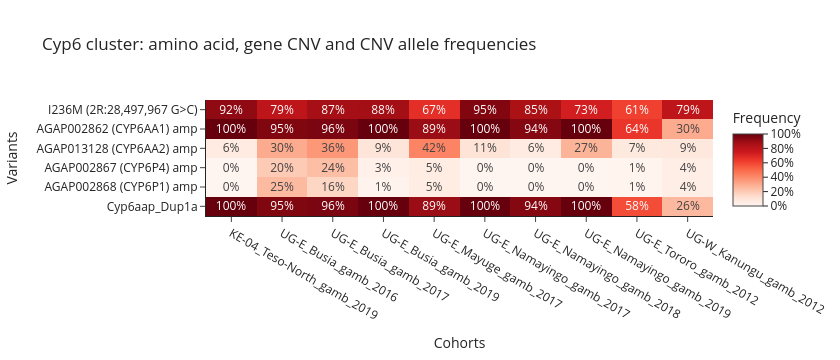

Notebook code for this chart:
### Markdown cell above
Amino acid changes that are close to fixation in every cohort (including Kanungu, far from
Busia) are usually differences between the reference genome (the PEST strain) and East African
*An. gambiae*, not resistance mutations. Look for changes that vary between places or times.

### Combining SNPs and CNVs at the *Cyp6* cluster

At the *Cyp6* cluster, CYP6P4 I236M is part of the East African "triple mutant" together with
`Cyp6aap_Dup1` and a transposon insertion upstream of *Cyp6p4* [2]. Following the pattern from
[PAMCA W7-M1](https://anopheles-genomic-surveillance.github.io/workshop-7/module-1-op-ir.html),
we put SNP and CNV frequencies on one heatmap.

### Code cell
cyp6p4_aa = ag3.aa_allele_frequencies(
    transcript="AGAP002867-RA",  # CYP6P4
    cohorts=COHORTS,
    sample_sets=SAMPLE_SETS,
    sample_query=SAMPLE_QUERY,
).query("max_af > 0.2")

cyp6_combined = pd.concat([cyp6p4_aa, cyp6_cnv.query("max_af > 0.2"), cyp6_alleles.query("max_af > 0.2")])
ag3.plot_frequencies_heatmap(cyp6_combined, title="Cyp6 cluster: amino acid, gene CNV and CNV allele frequencies");

### Figure 1 — Plotly figure (JSON) as saved in the notebook; plotly's stock layout.template omitted (floating-point values rounded to 4 significant figures)
{"data": [{"coloraxis": "coloraxis", "hovertemplate": "x: %{x}<br>label: %{y}<br>color: %{z}<extra></extra>", "name": "0", "texttemplate": "%{z:.0%}", "type": "heatmap", "x": ["KE-04_Teso-North_gamb_2019", "UG-E_Busia_gamb_2016", "UG-E_Busia_gamb_2017", "UG-E_Busia_gamb_2019", "UG-E_Mayuge_gamb_2017", "UG-E_Namayingo_gamb_2017", "UG-E_Namayingo_gamb_2018", "UG-E_Namayingo_gamb_2019", "UG-E_Tororo_gamb_2012", "UG-W_Kanungu_gamb_2012"], "xaxis": "x", "y": ["I236M (2R:28,497,967 G>C)", "AGAP002862 (CYP6AA1) amp", "AGAP013128 (CYP6AA2) amp", "AGAP002867 (CYP6P4) amp", "AGAP002868 (CYP6P1) amp", "Cyp6aap_Dup1a"], "yaxis": "y", "z": [[0.9194, 0.7917, 0.871, 0.8784, 0.6667, 0.9474, 0.8529, 0.7273, 0.6116, 0.7947], [1.0, 0.95, 0.96, 1.0, 0.8947, 1.0, 0.9412, 1.0, 0.6429, 0.2979], [0.05882, 0.3, 0.36, 0.09459, 0.4211, 0.1053, 0.05882, 0.2727, 0.07143, 0.08511], [0.0, 0.2, 0.24, 0.02703, 0.05263, 0.0, 0.0, 0.0, 0.008929, 0.04255], [0.0, 0.25, 0.16, 0.01351, 0.05263, 0.0, 0.0, 0.0, 0.008929, 0.04255], [1.0, 0.95, 0.96, 1.0, 0.8947, 1.0, 0.9412, 1.0, 0.5804, 0.2553]]}], "layout": {"coloraxis": {"cmax": 1, "cmin": 0, "colorbar": {"ticktext": ["0%", "20%", "40%", "60%", "80%", "100%"], "tickvals": [0, 0.2, 0.4, 0.6, 0.8, 1.0], "title": {"text": "Frequency"}}, "colorscale": [[0.0, "rgb(255,245,240)"], [0.125, "rgb(254,224,210)"], [0.25, "rgb(252,187,161)"], [0.375, "rgb(252,146,114)"], [0.5, "rgb(251,106,74)"], [0.625, "rgb(239,59,44)"], [0.75, "rgb(203,24,29)"], [0.875, "rgb(165,15,21)"], [1.0, "rgb(103,0,13)"]]}, "height": 360, "title": {"text": "Cyp6 cluster: amino acid, gene CNV and CNV allele frequencies"}, "width": 840, "xaxis": {"anchor": "y", "domain": [0.0, 1.0], "side": "bottom", "tickangle": 30, "title": {"text": "Cohorts"}}, "yaxis": {"anchor": "x", "autorange": "reversed", "domain": [0.0, 1.0], "title": {"text": "Variants"}}}}
